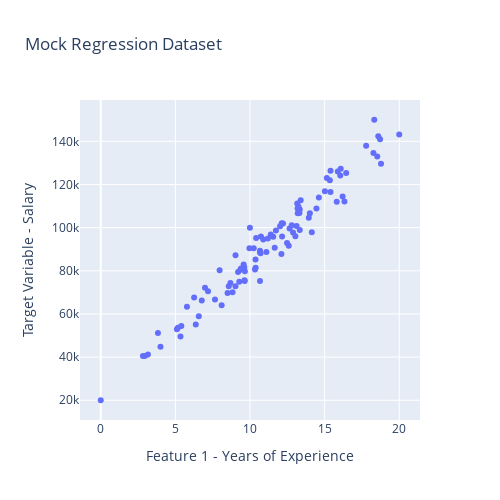

The code cell stored with this chart in its notebook:
### Code cell
# Visualize the feature vs target after linear interpolation
X = np.interp(X, (X.min(), X.max()), (0, 20))
y = np.interp(y, (y.min(), y.max()), (20000, 150000))

X_list = [j for i in X for j in i] # required to make plotly work
fig = go.Figure(data=go.Scatter(x=X_list, y=y.tolist(), mode='markers'))
fig.update_layout(
    title='Mock Regression Dataset',
    xaxis_title='Feature 1 - Years of Experience',
    yaxis_title='Target Variable - Salary',
    autosize=False,
    width=500,
    height=500)
fig.show()
